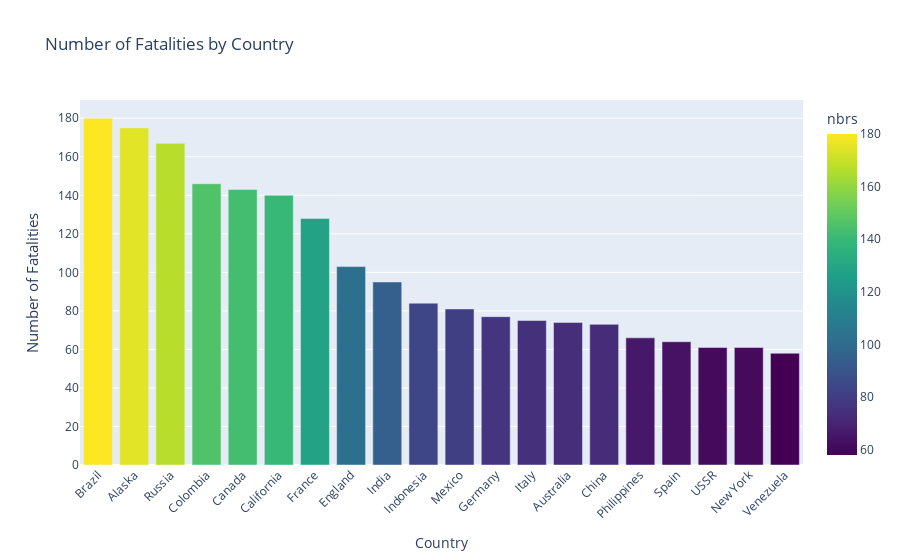

Notebook cell for this chart:
### Markdown cell above
+ which country has reported the most fatilities due to air crashes?

### Code cell
pd0= pd_frame.groupby('Country')[['Fatalities']].count()

pd0.sort_values(by='Fatalities',ascending=False)
pd0 = pd_frame.groupby('Country')[['Fatalities']].count().sort_values(by='Fatalities',ascending=False).head(20)
pd0_sorted = pd0.sort_values(by='Fatalities', ascending=False)

fig = px.bar(x=pd0_sorted.index, y=pd0_sorted['Fatalities'], color=pd0_sorted['Fatalities'],
             labels={'x': 'Country', 'y': 'Number of Fatalities','color':'nbrs'},
             title='Number of Fatalities by Country',
             color_continuous_scale=px.colors.sequential.Viridis)

fig.update_layout(xaxis_tickangle=-45, xaxis=dict(tickfont=dict(size=12)), yaxis=dict(title=dict(text='Number of Fatalities', font=dict(size=15))))
fig.show()

### Figure 1 — Plotly figure (JSON) as saved in the notebook; plotly's stock layout.template omitted (floating-point values rounded to 4 significant figures)
{"data": [{"alignmentgroup": "True", "hovertemplate": "Country=%{x}<br>Number of Fatalities=%{y}<br>nbrs=%{marker.color}<extra></extra>", "legendgroup": "", "marker": {"color": [180, 175, 167, 146, 143, 140, 128, 103, 95, 84, 81, 77, 75, 74, 73, 66, 64, 61, 61, 58], "coloraxis": "coloraxis", "pattern": {"shape": ""}}, "name": "", "offsetgroup": "", "orientation": "v", "showlegend": false, "textposition": "auto", "type": "bar", "x": [" Brazil", " Alaska", " Russia", " Colombia", " Canada", " California", " France", " England", " India", " Indonesia", " Mexico", " Germany", " Italy", " Australia", " China", " Philippines", " Spain", " USSR", " New York", " Venezuela"], "xaxis": "x", "y": [180, 175, 167, 146, 143, 140, 128, 103, 95, 84, 81, 77, 75, 74, 73, 66, 64, 61, 61, 58], "yaxis": "y"}], "layout": {"barmode": "relative", "coloraxis": {"colorbar": {"title": {"text": "nbrs"}}, "colorscale": [[0, "#440154"], [0.1111, "#482878"], [0.2222, "#3e4989"], [0.3333, "#31688e"], [0.4444, "#26828e"], [0.5556, "#1f9e89"], [0.6667, "#35b779"], [0.7778, "#6ece58"], [0.8889, "#b5de2b"], [1, "#fde725"]]}, "legend": {"tracegroupgap": 0}, "title": {"text": "Number of Fatalities by Country"}, "xaxis": {"anchor": "y", "domain": [0, 1], "tickangle": -45, "tickfont": {"size": 12}, "title": {"text": "Country"}}, "yaxis": {"anchor": "x", "domain": [0, 1], "title": {"font": {"size": 15}, "text": "Number of Fatalities"}}}}
